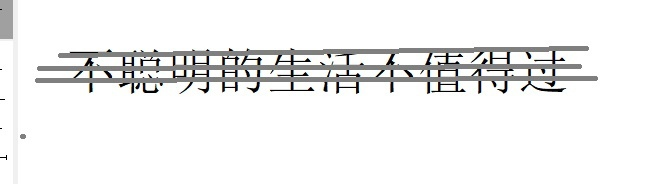
#> input picture lab4/images/lab4_img.jpg, 668 x 184 px
$ jupyter execute Lab4.ipynb
#> lines starting #> are read from the running program, lines starting #| are printed output that depends on the picture; after the words box and inside, x2 and y2 are one past the last pixel; in counts of white or black regions, pixels touching at a corner belong together
### Импорты

[cell 1]
import cv2 as cv
import numpy as np
import matplotlib.pyplot as plt

### Исходное изображение

[cell 2]
image = cv.imread('images/lab4_img.jpg', cv.IMREAD_GRAYSCALE)
#> image: shape (184, 668); min 0, max 255, mean 240.1
plt.figure(figsize=(14, 10))
plt.imshow(image, cmap='gray')

### Бинаризация

[cell 3]
_, image = cv.threshold(image, 120, 255, cv.THRESH_BINARY)
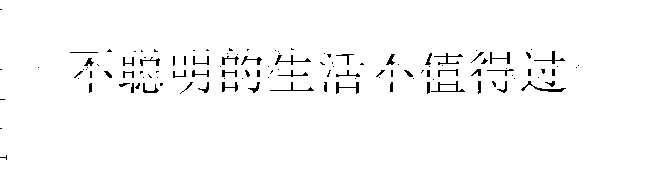
#> image: shape (184, 668); 97.9% white; black in thin lines or dots, all inside (x1, y1, x2, y2) = (0, 9, 579, 160)

plt.figure(figsize=(14, 10))
plt.imshow(image, cmap='gray')
